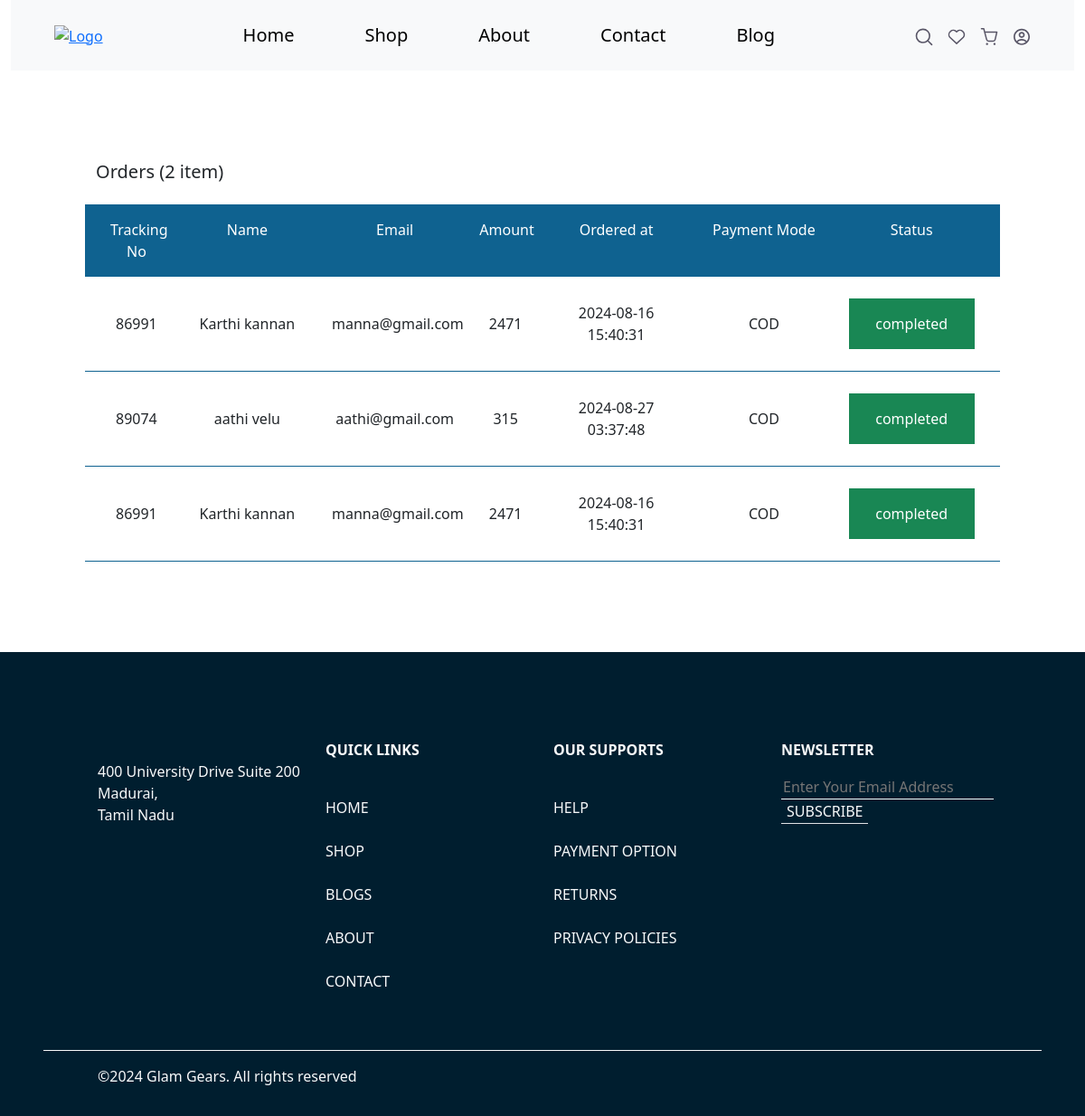
Screenshot of /orders.php (signed in) with the database file from the repository.
### tables this page shows
CREATE TABLE `order_items` (
  `order_item_id` int(11) NOT NULL,
  `product_id` int(10) NOT NULL,
  `order_id` int(10) NOT NULL,
  `quantity` int(10) NOT NULL,
  `price` int(10) NOT NULL,
  `product_name` varchar(100) NOT NULL,
  `order_status` varchar(15) NOT NULL DEFAULT 'Pending',
  `ordered_at` timestamp NOT NULL DEFAULT current_timestamp()
);

CREATE TABLE `orders` (
  `order_id` int(11) NOT NULL,
  `tracking_no` int(10) NOT NULL,
  `user_id` int(10) NOT NULL,
  `confirmation` varchar(30) NOT NULL DEFAULT 'Pending',
  `fname` varchar(100) NOT NULL,
  `lname` varchar(100) NOT NULL,
  `email` varchar(100) NOT NULL,
  `address` varchar(100) NOT NULL,
  `state` varchar(100) NOT NULL,
  `city` varchar(100) NOT NULL,
  `zipcode` int(10) NOT NULL,
  `phone` int(10) NOT NULL,
  `total_amount` int(20) NOT NULL,
  `coupon_code` varchar(20) NOT NULL,
  `payment_mode` varchar(20) NOT NULL,
  `created_at` timestamp NULL DEFAULT current_timestamp(),
  `update_at` timestamp NOT NULL DEFAULT current_timestamp() ON UPDATE current_timestamp()
);

### orders.php (the view, shortened to what this page needs)
<?php
$userId = $_SESSION['user'];
?>
<!DOCTYPE html>
<html lang="en">
<?php
include_once('./head.php');
?>
<?php
include_once('./header.php');
?>
<div class="cart-items">
    <div class="row">
        <?php
        require_once "./config.php";
        $sql = " SELECT COUNT(*) AS total_rows FROM orders   WHERE `user_id` = ?";
        $stmt = $config->prepare($sql);
        $stmt->bind_param("s", $userId);
        $stmt->execute();
        $result = $stmt->get_result();
        if ($result->num_rows > 0) {
            $row = $result->fetch_assoc();
            $totalRows = $row['total_rows'];
        }
        ?>
        <h5>Orders (<?php echo $totalRows; ?> item)</h5>
        <div class="cart-container mt-3">
            <form action="" method="post">
                <div style="background-color: #0f6290" class="row text-white p-3 fw-medium d-none d-lg-flex">
                    <div class="col-1">
                        <p class="mb-0 text-center">Tracking No</p>
                    </div>
                    <div class="col-2">
                        <p class="mb-0 text-center">Name</p>
                    </div>
                    <div class="col-2">
                        <p class="mb-0 text-center">Email</p>
                    </div>
                    <div class="col-1">
                        <p class="mb-0 text-center">Amount</p>
                    </div>
                    <div class="col-2">
                        <p class="mb-0 text-center">Ordered at</p>
                    </div>
                    <div class="col-2">
                        <p class="mb-0 text-center">Payment Mode</p>
                    </div>
                    <div class="col-2">
                        <p class="mb-0 text-center">Status</p>
                    </div>
                </div>
                <?php
                include('./config.php');
                $productSql = "SELECT *, CASE WHEN EXISTS ( SELECT 1 FROM order_items oi WHERE oi.order_id = o.order_id AND oi.order_status <> 'completed' ) THEN FALSE ELSE TRUE END AS all_items_completed FROM orders o JOIN order_items oi ON o.order_id = oi.order_id WHERE o.user_id= ?";
                $productStmt = $config->prepare($productSql);
                $productStmt->bind_param("i", $userId);
                $productStmt->execute();
                $productResult = $productStmt->get_result();
                if ($productResult->num_rows > 0) {
                    while ($productRow = $productResult->fetch_assoc()) {
                ?>
                        <div style="border-bottom: 1px solid #0f6290" class="row text-secondary px-3 py-4 fw-medium d-flex gap-4 gap-lg-0 align-items-center">
                            <div class="col-12 col-lg-1 d-flex d-lg-block align-items-center ">
                                <p class="mb-0 fw-medium text-dark ms-2 ms-lg-0 text-center"><?php echo $productRow['tracking_no'];  ?></p>
                            </div>
                            <div class="col-12 col-lg-2 d-flex d-lg-block align-items-center ">
                                <p class="mb-0 fw-medium text-dark ms-2 ms-lg-0 text-center"><?php echo $productRow['fname'] . ' ' . $productRow['lname'];  ?></p>
                            </div>
                            <div class="col-12 col-lg-2 d-flex d-lg-block align-items-center ">
                                <p class="mb-0 fw-medium text-dark ms-2 ms-lg-0 text-center"><?php echo $productRow['email'];  ?></p>
                            </div>
                            <div class="col-12 col-lg-1 d-flex d-lg-block align-items-center ">
                                <p class="mb-0 fw-medium text-dark ms-2 ms-lg-0 text-center"><?php echo $productRow['total_amount'];  ?></p>
                            </div>
                            <div class="col-12 col-lg-2 d-flex d-lg-block align-items-center ">
                                <p class="mb-0 fw-medium text-dark ms-2 ms-lg-0 text-center"><?php echo $productRow['created_at'];  ?></p>
                            </div>
                            <div class="col-12 col-lg-2 d-flex d-lg-block align-items-center ">
                                <p class="mb-0 fw-medium text-dark ms-2 ms-lg-0 text-center"><?php echo $productRow['payment_mode'];  ?></p>
                            </div>
                            <div class="col-12 col-lg-2 d-flex d-lg-block align-items-center ">
                                <p class="mb-0 fw-medium text-dark ms-2 ms-lg-0 text-center py-lg-3 <?php if ($productRow['all_items_completed'] == "1") {
                                                                                                        echo "text-bg-success text-white";
                                                                                                    } else {
                                                                                                        echo "text-bg-warning";
                                                                                                    };  ?>"><?php echo $productRow['order_status'];  ?></p>
                            </div>
                        </div>
                <?php
                    }
                } else {
                    echo '<div style="border-bottom: 1px solid #0f6290" class="row text-secondary px-3 py-5 fw-medium d-flex gap-4 gap-lg-0 align-items-center ">
          <div class="col-12 text-center">You have not ordered anything yet </div>
          </div>';
                }
                ?>
        </div>
    </div>
</div>
<?php
include_once('./footer.php');
?>

### css/style.css (style rules this page uses)
p { margin-bottom: 0%; }
.cart-items { padding: 100px 12%; }
@media only screen and (max-width: 1430px) { .cart-items { padding: 100px 8% !important; } }

### rows the page displays
order_items: order.tracking_no "86991", order.fname "Karthi", order.lname "kannan", order.email "manna@gmail.com", order.total_amount "2471", order.created_at "2024-08-16 15:40:31", order.payment_mode "COD", order_status "completed"
order_items: order.tracking_no "89074", order.fname "aathi", order.lname "velu", order.email "aathi@gmail.com", order.total_amount "315", order.created_at "2024-08-27 03:37:48", order.payment_mode "COD", order_status "completed"
order_items: order.tracking_no "86991", order.fname "Karthi", order.lname "kannan", order.email "manna@gmail.com", order.total_amount "2471", order.created_at "2024-08-16 15:40:31", order.payment_mode "COD", order_status "completed"

### other values shown
$totalRows "2"
